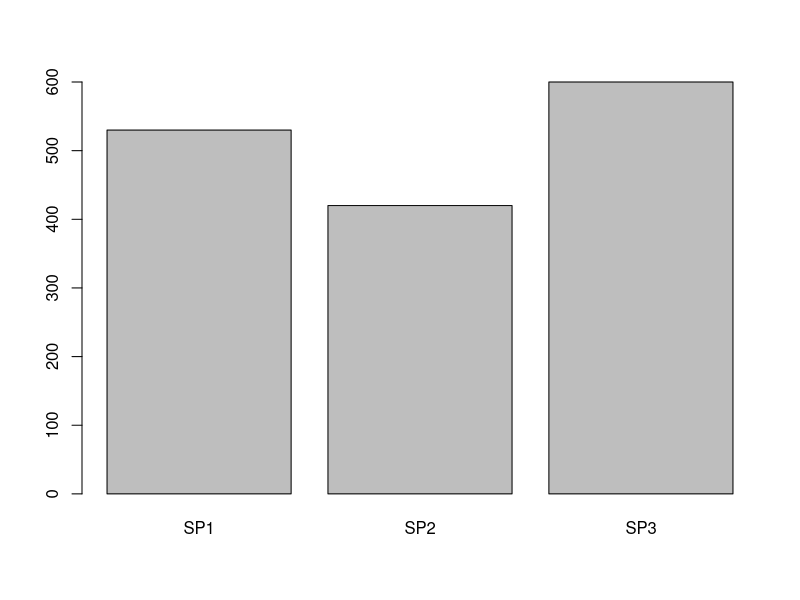

Recreate this plot in R.
# Matrix là gì?
# Matrix (ma trận) là cấu trúc dữ liệu 2 chiều trong R
# Chứa các phần tử cùng kiểu dữ liệu (numeric, character, logical)
# Được sắp xếp theo hàng (rows) và cột (columns)

# Tạo matrix từ vector
# Cách 1: chỉ định số hàng, số cột:

mat1 <- matrix(1:6, nrow = 2, ncol = 3);
mat1

# Cách 2: chỉ định cách điền (byrow)
mat2 <- matrix(1:6, ncol=3,byrow = TRUE)
mat2

# Tạo matrix rỗng:
empty_mat <-matrix(NA, nrow = 3, ncol = 5)
empty_mat

# Tạo matrix 0:
zero_mat <- matrix(0, nrow = 3, ncol = 3)
zero_mat

# Ví dụ:
grades <-matrix(
  c(
    8.5, 9, 7.5, 8.8, 
    9.2, 7.8, 8.5, 9.0, 
    7.6, 8.2, 8.9, 8.5
  ),
  nrow = 3,
  ncol = 4,
  byrow = TRUE
)
grades

rownames(grades) <- c("Le Nhat Tung", "TITV", "Le Thi C")
colnames(grades) <- c("Toán", "Văn", "Tin", "R")
grades


# Dữ liệu bán hàng theo tháng
sales <- matrix(
  c(150, 200, 180,
    120, 160, 140,
    180, 220, 200),
  nrow = 3,
  ncol = 3,
  byrow = TRUE,
  dimnames = list(
    c("SP1", "SP2", "SP3"),
    c("T1", "T2", "T3")
  )
)
sales

# Một phần tử tại ví trị hàng 1, cột 2
sales[1, 2]

# Một hàng, một cột
sales[1,]
sales[,2]

# Nhiều hàng, nhiều cột
sales[1:2,]
sales[,2:3]

# Tính toán
rowSums(sales)
colSums(sales)
rowMeans(sales)
colMeans(sales)

barplot(rowSums(sales))

# Khi nào nên dùng Matrix
# Dữ liệu có cấu trúc bảng đều đặn
# Cần thực hiện tính toán ma trận
# Làm việc với dữ liệu khoa học
# Phân tích thống kê đa biến


# Lợi ích sử dụng Matrix
# Tổ chức dữ liệu hiệu quả
# Dễ dàng thực hiện tính toán trên toàn bộ dữ liệu
# Tiết kiệm bộ nhớ
# Phù hợp cho tính toán thống kê và đại số tuyến tính